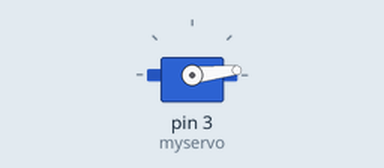
Recording of a sketch running on a simulated Arduino Uno, built with avr-gcc and run on an emulated ATmega328P. Shown: servo.

Above: at 0.05 s.
At 0.4 s:
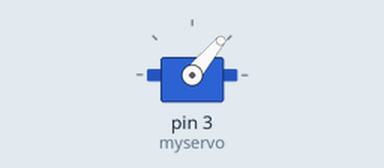
At 0.75 s:
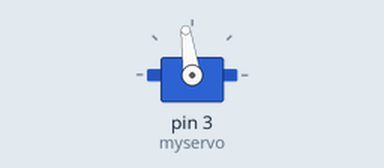
At 1.5 s:
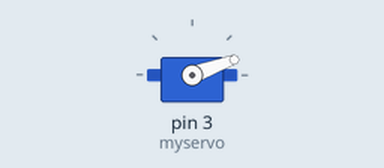
Timing chart, 0 to 3.5 s (numbered marks = the images above):
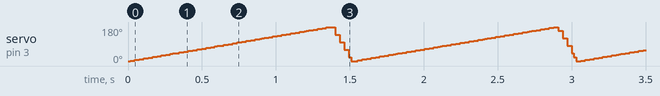

The sketch:

W07_01_TestServo.ino
```cpp
#include <Servo.h>  // use a library
Servo myservo;
int pos = 0;

void setup() {
  // put your setup code here, to run once:
  myservo.attach(3);  // pin where 180 servo is connected
}

void loop() {
  // put your main code here, to run repeatedly:

  // first time centre the servo with this code then attach horn
    // myservo.write(0);

////  for (START=CURRENT_COUNT; END; STEP) {
////    myservo.write(CURRENT_COUNT);
////    delay(20);
////  }

// uncomment here down once the servo is centered

 for (pos = 0; pos <= 180; pos += 2) {
   myservo.write(pos);
   delay(15); // typical

 }

 for (pos = 180; pos >= 0; pos -= 20) {
   myservo.write(pos);
   delay(15);
 }

}


// once horn is attached, lets sweep the servo with code.


//  for (START=CURRENT_COUNT; END; STEP) {
//    myservo.write(CURRENT_COUNT);
//    delay(20);
//  }

//  for (pos = 0; pos <= 180; pos += 10) {
//    myservo.write(pos);
//    delay(100);
//  }

//  for (pos = 180; pos >= 0; pos -= 10) {
//    myservo.write(pos);
//    delay(100);
//  }
```
